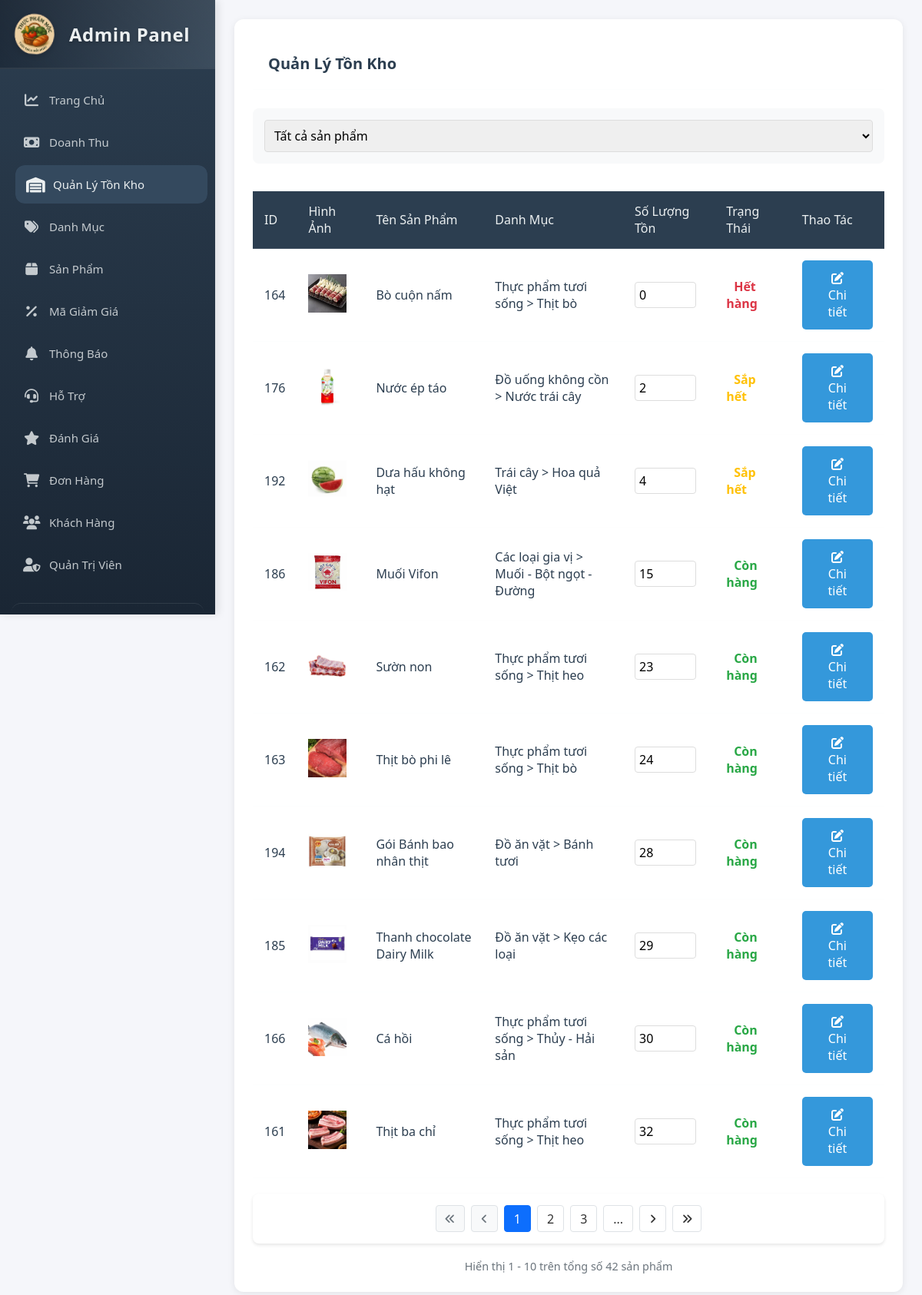
/QL_ThucPham/admin/inventory.php (signed in), run on the app's committed database.
### tables this page shows
CREATE TABLE `products` (
  `product_id` int(11) NOT NULL,
  `subcategory_id` int(11) NOT NULL,
  `name` varchar(255) NOT NULL,
  `description` text DEFAULT NULL,
  `origin` varchar(255) DEFAULT NULL,
  `price` decimal(10,2) NOT NULL,
  `image_url` varchar(255) DEFAULT NULL,
  `stock_quantity` int(11) DEFAULT 0,
  `sold_quantity` int(11) DEFAULT 0,
  `created_at` timestamp NOT NULL DEFAULT current_timestamp(),
  `updated_at` timestamp NOT NULL DEFAULT current_timestamp() ON UPDATE current_timestamp()
);

CREATE TABLE `categories` (
  `category_id` int(11) NOT NULL,
  `name` varchar(255) NOT NULL,
  `description` text DEFAULT NULL,
  `created_at` timestamp NOT NULL DEFAULT current_timestamp(),
  `updated_at` timestamp NOT NULL DEFAULT current_timestamp() ON UPDATE current_timestamp()
);

CREATE TABLE `subcategories` (
  `subcategory_id` int(11) NOT NULL,
  `category_id` int(11) NOT NULL,
  `name` varchar(255) NOT NULL,
  `description` text DEFAULT NULL,
  `created_at` timestamp NOT NULL DEFAULT current_timestamp(),
  `updated_at` timestamp NOT NULL DEFAULT current_timestamp() ON UPDATE current_timestamp()
);

### QL_ThucPham/admin/inventory.php (the view, shortened to what this page needs)
<?php
$items_per_page = 10;
$current_page = isset($_GET['page']) ? (int)$_GET['page'] : 1;
$offset = ($current_page - 1) * $items_per_page;
$conn = getDBConnection();
$total_query = "SELECT COUNT(*) as total FROM products";
$total_result = $conn->query($total_query);
$total_products = $total_result->fetch_assoc()['total'];
$total_pages = ceil($total_products / $items_per_page);
$query = "SELECT p.*, c.name as category_name, s.name as subcategory_name
          FROM products p
          JOIN subcategories s ON p.subcategory_id = s.subcategory_id
          JOIN categories c ON s.category_id = c.category_id
          ORDER BY p.stock_quantity ASC, p.name ASC
          LIMIT ?, ?";
$stmt = $conn->prepare($query);
$stmt->bind_param("ii", $offset, $items_per_page);
$stmt->execute();
$products = $stmt->get_result();
?>
<!DOCTYPE html>
<html lang="vi">
<head>
    <link rel="stylesheet" href="assets/css/admin-style.css">
    <link rel="stylesheet" href="https://cdnjs.cloudflare.com/ajax/libs/font-awesome/6.0.0/css/all.min.css">
</head>
<body>
    <div class="admin-container">
        <?php include 'sidebar.php'; ?>
        <main class="main-content">
            <div class="card">
                <div class="card-header">
                    <h2 class="card-title">Quản Lý Tồn Kho</h2>
                </div>
                <div class="filter-section">
                    <select id="stockFilter" onchange="filterStock(this.value)">
                        <option value="all">Tất cả sản phẩm</option>
                    </select>
                </div>
                <div class="table-container">
                    <table>
                        <thead>
                            <tr>
                                <th>ID</th>
                                <th>Hình Ảnh</th>
                                <th>Tên Sản Phẩm</th>
                                <th>Danh Mục</th>
                                <th>Số Lượng Tồn</th>
                                <th>Trạng Thái</th>
                                <th>Thao Tác</th>
                            </tr>
                        </thead>
                        <tbody>
                            <?php while ($product = $products->fetch_assoc()): ?>
                                <tr class="stock-row" data-stock="<?php echo $product['stock_quantity']; ?>">
                                    <td><?php echo $product['product_id']; ?></td>
                                    <td>
                                        <img src="<?php echo $product['image_url']; ?>" alt="<?php echo $product['name']; ?>" style="width: 50px; height: 50px; object-fit: cover;">
                                    </td>
                                    <td><?php echo $product['name']; ?></td>
                                    <td><?php echo $product['category_name'] . ' > ' . $product['subcategory_name']; ?></td>
                                    <td>
                                        <div class="quick-edit">
                                            <input type="number" min="0" value="<?php echo $product['stock_quantity']; ?>"
                                                   id="stock_<?php echo $product['product_id']; ?>"
                                                   onchange="updateStock(<?php echo $product['product_id']; ?>)">
                                        </div>
                                    </td>
                                    <td>
                                        <?php
                                        $stock = $product['stock_quantity'];
                                        if ($stock == 0) {
                                            echo '<span class="stock-status stock-warning">Hết hàng</span>';
                                        } elseif ($stock <= 10) {
                                            echo '<span class="stock-status stock-low">Sắp hết</span>';
                                        } else {
                                            echo '<span class="stock-status stock-ok">Còn hàng</span>';
                                        }
                                        ?>
                                    </td>
                                    <td>
                                        <button class="btn btn-primary" onclick="location.href='products.php?edit=<?php echo $product['product_id']; ?>'">
                                            <i class="fas fa-edit"></i> Chi tiết
                                        </button>
                                    </td>
                                </tr>
                            <?php endwhile; ?>
                        </tbody>
                    </table>
                </div>
                <div class="pagination-container">
                    <div class="pagination">
                        <?php if ($total_pages > 1): ?>
                            <?php if ($current_page > 1): ?>
                                <a href="?page=1" title="Trang đầu" class="pagination-btn">
                                    <i class="fas fa-angle-double-left"></i>
                                </a>
                                <a href="?page=<?php echo $current_page - 1; ?>" title="Trang trước" class="pagination-btn">
                                    <i class="fas fa-angle-left"></i>
                                </a>
                            <?php else: ?>
                                <span class="disabled pagination-btn">
                                    <i class="fas fa-angle-double-left"></i>
                                </span>
                                <span class="disabled pagination-btn">
                                    <i class="fas fa-angle-left"></i>
                                </span>
                            <?php endif; ?>
                            <?php
                            $start_page = max(1, $current_page - 2);
                            $end_page = min($total_pages, $current_page + 2);
                            for ($i = $start_page; $i <= $end_page; $i++):
                            ?>
                                <a href="?page=<?php echo $i; ?>"
                                   class="<?php echo ($i == $current_page) ? 'active' : ''; ?>">
                                    <?php echo $i; ?>
                                </a>
                            <?php endfor; ?>
                            <?php
                            if ($end_page < $total_pages) {
                                echo '<span class="pagination-ellipsis">...</span>';
                            }
                            ?>
                            <?php if ($current_page < $total_pages): ?>
                                <a href="?page=<?php echo $current_page + 1; ?>" title="Trang sau" class="pagination-btn">
                                    <i class="fas fa-angle-right"></i>
                                </a>
                                <a href="?page=<?php echo $total_pages; ?>" title="Trang cuối" class="pagination-btn">
                                    <i class="fas fa-angle-double-right"></i>
                                </a>
                            <?php endif; ?>
                        <?php endif; ?>
                    </div>
                    <div class="pagination-info">
                        Hiển thị <?php echo ($offset + 1); ?> -
                        <?php echo min($offset + $items_per_page, $total_products); ?>
                        trên tổng số <?php echo $total_products; ?> sản phẩm
                    </div>
                </div>
            </div>
        </main>
    </div>
</body>
</html>

### QL_ThucPham/admin/assets/css/admin-style.css (style rules this page uses)
:root { --primary-color: #2c3e50; --secondary-color: #34495e; --accent-color: #3498db; --success-color: #2ecc71; --danger-color: #e74c3c; --warning-color: #f1c40f; --text-color: #2c3e50; --light-bg: #f5f6fa; --white: #ffffff; --shadow: 0 2px 4px rgba(0,0,0,0.1); }
* { margin: 0; padding: 0; box-sizing: border-box; font-family: 'Segoe UI', Tahoma, Geneva, Verdana, sans-serif; }
body { background-color: var(--light-bg); color: var(--text-color); }
.admin-container { display: flex; min-height: 100vh; }
.main-content { flex: 1; padding: 2rem; margin-left: 250px; }
.card { background: var(--white); border-radius: 10px; padding: 1.5rem; margin-bottom: 1.5rem; box-shadow: var(--shadow); }
.card-header { display: flex; justify-content: space-between; align-items: center; margin-bottom: 1.5rem; }
.card-title { font-size: 1.25rem; color: var(--primary-color); }
.table-container { overflow-x: auto; }
table { width: 100%; border-collapse: collapse; margin: 1rem 0; }
th, td { padding: 1rem; text-align: left; border-bottom: 1px solid #ddd; }
th { background-color: var(--primary-color); color: var(--white); }
input[type="text"], input[type="email"], input[type="password"], input[type="number"], select, textarea { width: 100%; padding: 0.75rem; border: 1px solid #ddd; border-radius: 5px; font-size: 1rem; }
.btn { padding: 0.75rem 1.5rem; border: none; border-radius: 5px; cursor: pointer; font-size: 1rem; transition: all 0.3s ease; }
.btn-primary { background-color: var(--accent-color); color: var(--white); }

### QL_ThucPham/admin/assets/css/admin-sidebar.css (style rules this page uses)
:root { --primary-color: #2c3e50; --primary-light: #3c526d; --primary-dark: #1a2634; --secondary-color: #34495e; --accent-color: #3498db; --hover-color: #2980b9; --text-light: #ecf0f1; --text-dark: #2c3e50; --border-color: rgba(236, 240, 241, 0.1); --bg-light: #f5f6fa; --bg-dark: #2c3e50; --danger-color: #e74c3c; --success-color: #2ecc71; --menu-item-height: 50px; --transition-speed: 0.3s; --sidebar-width: 280px; }
* { margin: 0; padding: 0; box-sizing: border-box; }
body { font-family: 'Segoe UI', Tahoma, Geneva, Verdana, sans-serif; background-color: var(--bg-light); min-height: 100vh; display: flex; }
.main-content { margin-left: var(--sidebar-width); padding: 25px; min-height: 100vh; width: calc(100% - var(--sidebar-width)); background-color: var(--bg-light); transition: margin-left var(--transition-speed); }
.card { background: white; border-radius: 12px; box-shadow: 0 2px 10px rgba(0, 0, 0, 0.08); margin-bottom: 25px; overflow: hidden; }
.card-header { padding: 20px; border-bottom: 1px solid var(--border-color); background: white; }
table { width: 100%; border-collapse: collapse; margin-bottom: 0; }
th, td { padding: 15px; text-align: left; border-bottom: 1px solid var(--border-color); }
th { background: var(--primary-color); color: var(--text-light); font-weight: 500; }

### QL_ThucPham/admin/inventory.php (style rules this page uses)
.admin-container { display: flex; width: 100%; min-height: 100vh; }
.main-content { flex: 1; width: calc(100% - var(--sidebar-width)); margin-left: var(--sidebar-width); padding: 2rem; background-color: var(--bg-light); }
.stock-warning { color: #dc3545; }
.stock-low { color: #ffc107; }
.stock-ok { color: #28a745; }
.stock-status { padding: 5px 10px; border-radius: 4px; font-weight: bold; }
.quick-edit { display: flex; align-items: center; gap: 10px; }
.quick-edit input { width: 80px; padding: 5px; border: 1px solid #ddd; border-radius: 4px; }
.filter-section { margin-bottom: 20px; padding: 15px; background-color: #f8f9fa; border-radius: 8px; display: flex; gap: 15px; align-items: center; }
.filter-section select { padding: 8px; border-radius: 4px; border: 1px solid #ddd; }
.pagination { display: flex; justify-content: center; align-items: center; margin: 20px 0; gap: 8px; padding: 15px; background: #fff; border-radius: 8px; box-shadow: 0 2px 4px rgba(0,0,0,0.1); }
.pagination a, .pagination span { display: inline-flex; align-items: center; justify-content: center; min-width: 35px; height: 35px; padding: 0 12px; background: #fff; border: 1px solid #dee2e6; border-radius: 4px; color: #333; text-decoration: none; font-weight: 500; transition: all 0.2s ease; }
.pagination .active { background: #0d6efd; border-color: #0d6efd; color: #fff; }
.pagination .disabled { background: #f8f9fa; border-color: #dee2e6; color: #6c757d; cursor: not-allowed; pointer-events: none; }
.pagination i { font-size: 14px; }
.pagination-info { text-align: center; color: #6c757d; margin-top: 10px; font-size: 0.9em; }

### data on the page
products: product_id "164", image_url (picture), name "Bò cuộn nấm", categories.name "Thực phẩm tươi sống", subcategory.name "Thịt bò", stock_quantity "0", shows "Hết hàng"
products: product_id "176", image_url (picture), name "Nước ép táo", categories.name "Đồ uống không cồn", subcategory.name "Nước trái cây", stock_quantity "2", shows "Sắp hết"
products: product_id "192", image_url (picture), name "Dưa hấu không hạt", categories.name "Trái cây", subcategory.name "Hoa quả Việt", stock_quantity "4", shows "Sắp hết"
products: product_id "186", image_url (picture), name "Muối Vifon", categories.name "Các loại gia vị", subcategory.name "Muối - Bột ngọt - Đường", stock_quantity "15", shows "Còn hàng"
products: product_id "162", image_url (picture), name "Sườn non", categories.name "Thực phẩm tươi sống", subcategory.name "Thịt heo", stock_quantity "23", shows "Còn hàng"
products: product_id "163", image_url (picture), name "Thịt bò phi lê", categories.name "Thực phẩm tươi sống", subcategory.name "Thịt bò", stock_quantity "24", shows "Còn hàng"
products: product_id "194", image_url (picture), name "Gói Bánh bao nhân thịt", categories.name "Đồ ăn vặt", subcategory.name "Bánh tươi", stock_quantity "28", shows "Còn hàng"
products: product_id "185", image_url (picture), name "Thanh chocolate Dairy Milk", categories.name "Đồ ăn vặt", subcategory.name "Kẹo các loại", stock_quantity "29", shows "Còn hàng"
products: product_id "166", image_url (picture), name "Cá hồi", categories.name "Thực phẩm tươi sống", subcategory.name "Thủy - Hải sản", stock_quantity "30", shows "Còn hàng"
products: product_id "161", image_url (picture), name "Thịt ba chỉ", categories.name "Thực phẩm tươi sống", subcategory.name "Thịt heo", stock_quantity "32", shows "Còn hàng"

### other printed values
$offset + 1 "1"
min($offset + $items_per_page, $total_products) "10"
$total_products "42"
